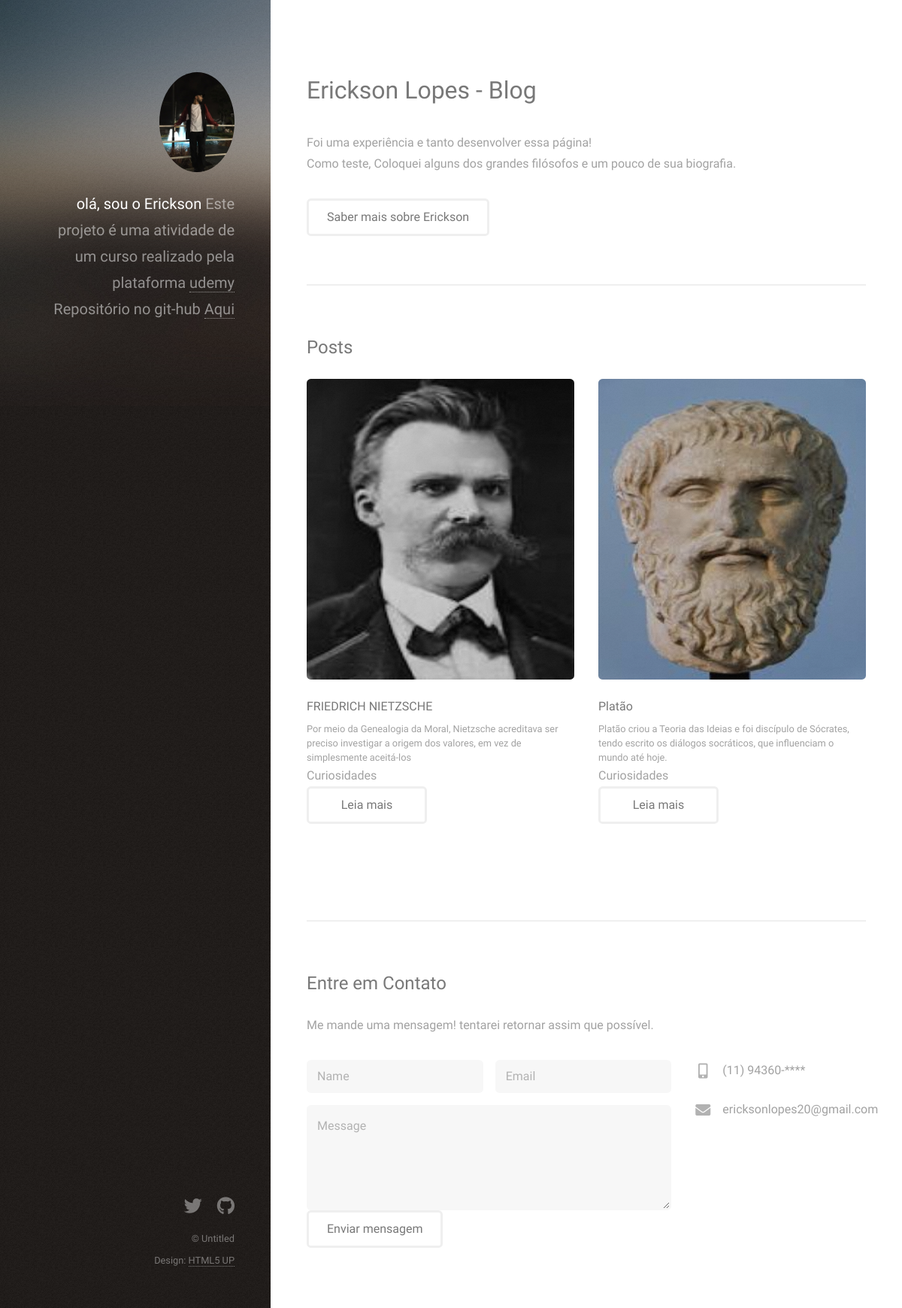
The page / on the database its author committed.
### website/models.py (models this page shows, shortened)
class Post(models.Model):
    title = models.CharField(max_length=100)
    sub_title = models.CharField(max_length=255)
    content = models.TextField()
    cetegories = models.CharField(
        max_length=2,
        choices=Categorias.choices,
        default=Categorias.GR,
    )
    approved = models.BooleanField(default=True)
    imagem = models.ImageField(upload_to='posts', null=True, blank=True)
    def full_name(self):
        return f"{self.title} {self.sub_title}"
    def get_category_label(self):
        return self.get_cetegories_display()
    full_name.admin_order_field = 'title'

### website/views.py (the view)
# urls.py: path('', hello_blog, name='posts'),
def hello_blog(request):
    lista = ['django', 'python', 'git', 'HTML', 'linux', 'Nginux', 'Banco de dados', 'Systemctl']
    list_posts = Post.objects.filter(approved=True)
    data = {
        'name': 'Curso de Django 3',
        'lista_tecnologias': lista,
        'posts': list_posts
    }
    return render(request, 'index.html', data)

### website/templates/index.html (shortened to what this page needs)
{% load static %}
<!DOCTYPE HTML>
<html>
	<head>
		<link rel="stylesheet" href="{% static 'assets/css/main.css' %}" />
	</head>
	<body class="is-preload">
			<header id="header">
				<div class="inner">
					<a href="#" class="image avatar"><img src="{% static 'images/avatar1.jpg' %}" alt="" /></a>
					<h1><strong>olá, sou o Erickson</strong>
						Este projeto é uma atividade de um curso realizado pela plataforma <a href="https://www.udemy.com/course/web-sites-django-3/">udemy</a><br /></h1>
					<h1 >Repositório no git-hub <a href="https://github.com/Erickson-lopes-dev">Aqui</a></h1>
				</div>
			</header>
			<div id="main">
					<section id="one">
						<header class="major">
							<h2>Erickson Lopes - Blog</h2>
						</header>
						<p>
							Foi uma experiência e tanto desenvolver essa página!
							<br />
							Como teste, Coloquei alguns dos grandes filósofos e um pouco de sua biografia.
						</p>
						<ul class="actions">
							<li><a href="https://www.linkedin.com/in/ericksonlopesdev/" class="button">Saber mais sobre Erickson</a></li>
						</ul>
					</section>
					<section id="two">
						<h2>Posts</h2>
						<div class="row">
							{% for post in posts %}
								<article class="col-6 col-12-xsmall work-item">
									<a href="{{ post.imagem.url }}" class="image fit thumb"><img src="{{ post.imagem.url }}" alt="" height="400" /></a>
									<h3>{{ post.title }}</h3>
									<p>{{ post.sub_title }}</p>
									<span>{{ post.get_category_label }}</span>
									<ul class="actions">
							<li>
								<a href="{% url 'post_detail' post.id %}" class="button">Leia mais</a></li>
							</ul>
								</article>
							{% endfor %}
						</div>
					</section>
					<section id="three">
						<h2>Entre em Contato</h2>
						<p>Me mande uma mensagem! tentarei retornar assim que possível.</p>
						<div class="row">
							<div class="col-8 col-12-small">
								<form method="post" action="{% url 'save_form' %}">
									<div class="row gtr-uniform gtr-50">
										<div class="col-6 col-12-xsmall"><input type="text" name="name" id="name" placeholder="Name" /></div>
										<div class="col-6 col-12-xsmall"><input type="email" name="email" id="email" placeholder="Email" /></div>
										<div class="col-12"><textarea name="message" id="message" placeholder="Message" rows="4"></textarea></div>
									</div>
										<input type="submit" value="Enviar mensagem" />
								</form>
							</div>
							<div class="col-4 col-12-small">
								<ul class="labeled-icons">
									<li>
										<h3 class="icon solid fa-mobile-alt"><span class="label">Phone</span></h3>
										(11) 94360-****
									</li>
									<li>
										<h3 class="icon solid fa-envelope"><span class="label">Email</span></h3>
										ericksonlopes20@gmail.com
									</li>
								</ul>
							</div>
						</div>
					</section>
			</div>
			<footer id="footer">
				<div class="inner">
					<ul class="icons">
						<li><a href="https://twitter.com/erickson_lds" class="icon brands fa-twitter"><span class="label">Twitter</span></a></li>
						<li><a href="https://github.com/Erickson-lopes-dev" class="icon brands fa-github"><span class="label">Github</span></a></li>
					</ul>
					<ul class="copyright">
						<li>&copy; Untitled</li><li>Design: <a href="http://html5up.net">HTML5 UP</a></li>
					</ul>
				</div>
			</footer>
	</body>
</html>

### rows shown on the page
Post: imagem (picture), title "FRIEDRICH NIETZSCHE", sub_title "Por meio da Genealogia da Moral, Nietzsche acreditava ser preciso investigar a origem dos valores, em vez de simplesmente aceitá-los", get_category_label "Curiosidades"
Post: imagem (picture), title "Platão", sub_title "Platão criou a Teoria das Ideias e foi discípulo de Sócrates, tendo escrito os diálogos socráticos, que influenciam o mundo até hoje.", get_category_label "Curiosidades"
